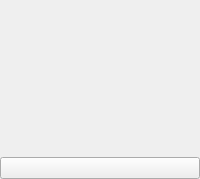
<?xml version="1.0" encoding="UTF-8"?>
<ui version="4.0">
 <class>TetraDemodGUI</class>
 <widget class="QWidget" name="TetraDemodGUI">
  <property name="geometry">
   <rect>
    <x>0</x>
    <y>0</y>
    <width>200</width>
    <height>179</height>
   </rect>
  </property>
  <property name="windowTitle">
   <string>Form</string>
  </property>
  <layout class="QVBoxLayout">
   <property name="spacing">
    <number>3</number>
   </property>
   <property name="margin">
    <number>0</number>
   </property>
   <item>
    <widget class="GLSpectrum" name="glSpectrum" native="true">
     <property name="minimumSize">
      <size>
       <width>200</width>
       <height>150</height>
      </size>
     </property>
    </widget>
   </item>
   <item>
    <layout class="QHBoxLayout" name="horizontalLayout">
     <item>
      <widget class="QPushButton" name="test">
       <property name="text">
        <string/>
       </property>
      </widget>
     </item>
    </layout>
   </item>
  </layout>
 </widget>
 <customwidgets>
  <customwidget>
   <class>GLSpectrum</class>
   <extends>QWidget</extends>
   <header>gui/glspectrum.h</header>
   <container>1</container>
  </customwidget>
 </customwidgets>
 <resources/>
 <connections/>
</ui>
